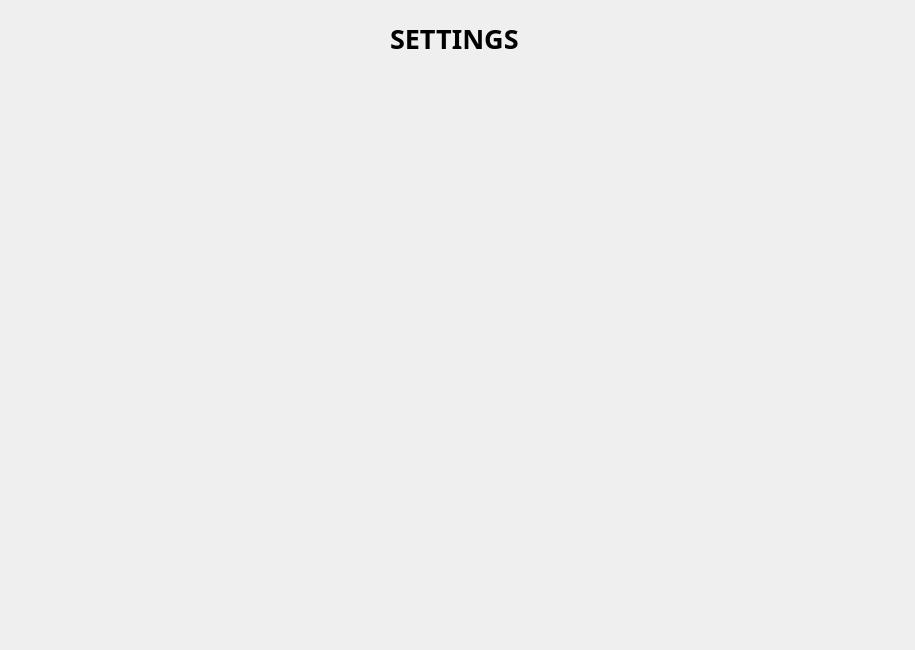
    <widget class="QWidget" name="settingStack">
     <property name="styleSheet">
      <string notr="true">#settingStack {
background: url(:/images/images/back.png);
}</string>
     </property>
     <widget class="QLabel" name="label_setting">
      <property name="geometry">
       <rect>
        <x>390</x>
        <y>20</y>
        <width>171</width>
        <height>31</height>
       </rect>
      </property>
      <property name="font">
       <font>
        <family>Athiti</family>
        <weight>75</weight>
        <italic>false</italic>
        <bold>true</bold>
       </font>
      </property>
      <property name="layoutDirection">
       <enum>Qt::LeftToRight</enum>
      </property>
      <property name="styleSheet">
       <string notr="true">#label {

font-family: 'Athiti';
font-style: normal;
font-weight: 700;
font-size: 20px;
line-height: 32px;
/* identical to box height */
text-align: center;

color: #2A501F;}</string>
      </property>
      <property name="text">
       <string>&lt;html&gt;&lt;head/&gt;&lt;body&gt;&lt;p&gt;&lt;span style=&quot; font-size:20pt;&quot;&gt;SETTINGS&lt;/span&gt;&lt;/p&gt;&lt;/body&gt;&lt;/html&gt;</string>
      </property>
     </widget>
     <widget class="QStackedWidget" name="stackedWidgetSetting">
      <property name="geometry">
       <rect>
        <x>45</x>
        <y>70</y>
        <width>861</width>
        <height>571</height>
       </rect>
      </property>
      <property name="currentIndex">
       <number>1</number>
      </property>
      <widget class="QWidget" name="page_9">
       <property name="styleSheet">
        <string notr="true">#page_9 {
background: rgba(0, 0, 0, 0.0);

}</string>
       </property>
      </widget>
      <widget class="QWidget" name="page_10">
       <property name="styleSheet">
        <string notr="true">#page_10 {
background: rgba(0, 0, 0, 0.0);
}</string>
       </property>
      </widget>
     </widget>
    </widget>
